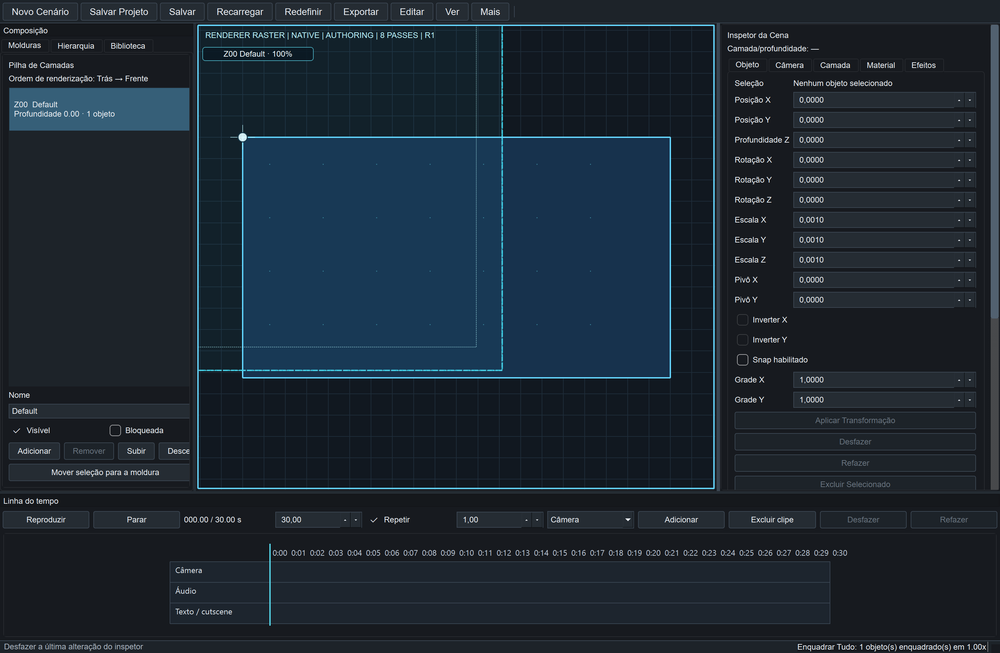
#> input picture artifacts/audit-post-e13-native-source-20260912-r4/captures/01-native-loaded.png, 1000 x 653 px, shrunk from 3000 x 1960 before the run
$ python generate_app_icon.py --source ../artifacts/audit-post-e13-native-source-20260912-r4/captures/01-native-loaded.png --destination out.png
#> lines starting #> are read from the running program, lines starting #| are printed output that depends on the picture
"""Generate the deterministic Windows icon from the approved PNG source."""

from __future__ import annotations

import argparse
from pathlib import Path

from PIL import Image, ImageOps

ICON_SIZES = (16, 32, 48, 64, 128, 256)


def build_icon(source: Path, destination: Path) -> None:
    """Crop transparent margins, preserve aspect ratio, and write a multi-size ICO."""

    image = Image.open(source).convert("RGBA")
    alpha_bbox = image.getchannel("A").getbbox()
#> alpha_bbox = (0, 0, 1000, 653)
    if alpha_bbox is None:
        raise ValueError("icon source has no visible pixels")
    image = image.crop(alpha_bbox)
    side = max(image.size)
#> side = 1000
    square = Image.new("RGBA", (side, side), (0, 0, 0, 0))
#> square: PIL image 1000x1000 RGBA; every value is 0
    square.paste(image, ((side - image.width) // 2, (side - image.height) // 2), image)
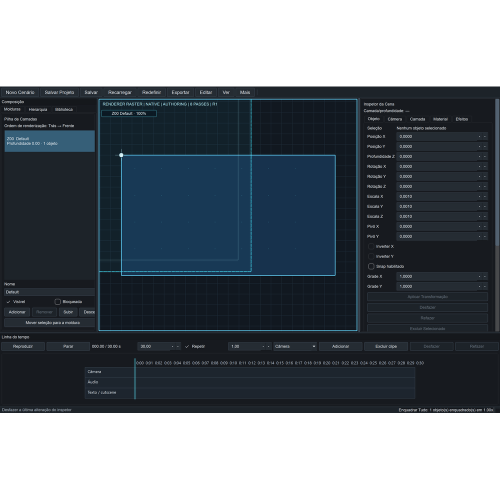
#> square: PIL image 1000x1000 RGBA (shown at 1/2 size); mean R, G, B, A 18.9, 26.3, 33.2, 166.5; transparent parts drawn white
    square = ImageOps.contain(square, (256, 256), Image.Resampling.LANCZOS)
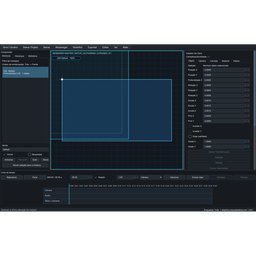
#> square: PIL image 256x256 RGBA; mean R, G, B, A 19, 26.9, 33.7, 166.5; transparent parts drawn white
    canvas = Image.new("RGBA", (256, 256), (0, 0, 0, 0))
#> canvas: PIL image 256x256 RGBA; every value is 0
    canvas.paste(
        square, ((256 - square.width) // 2, (256 - square.height) // 2), square
    )
    destination.parent.mkdir(parents=True, exist_ok=True)
    canvas.save(destination, format="ICO", sizes=[(size, size) for size in ICON_SIZES])


def main() -> int:
    parser = argparse.ArgumentParser()
    parser.add_argument("--source", type=Path, required=True)
    parser.add_argument("--destination", type=Path, required=True)
    args = parser.parse_args()
    build_icon(args.source.resolve(), args.destination.resolve())
    return 0


if __name__ == "__main__":
    raise SystemExit(main())
#> (the program exits here)

$ run again, on artifacts/audit-post-e13-native-source-20260912-r4/captures/05-native-timeline-seek.png
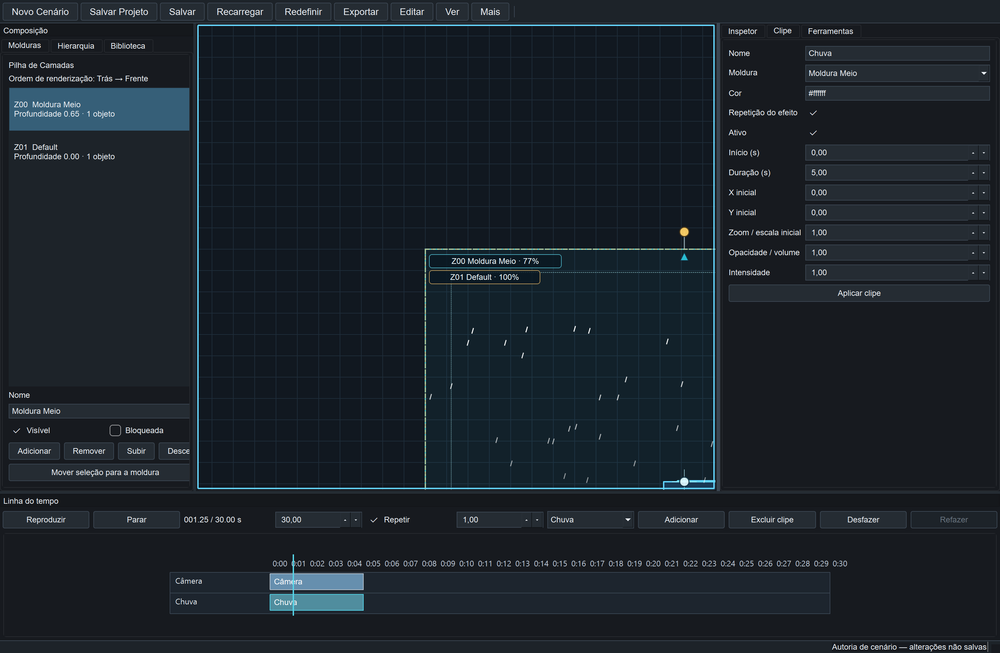
#> input picture artifacts/audit-post-e13-native-source-20260912-r4/captures/05-native-timeline-seek.png, 1000 x 653 px, shrunk from 3000 x 1960 before the run
#> alpha_bbox = (0, 0, 1000, 653)
#> in build_icon, `square.paste(image, ((side - image.width) // 2, (side - image.height) ..`:
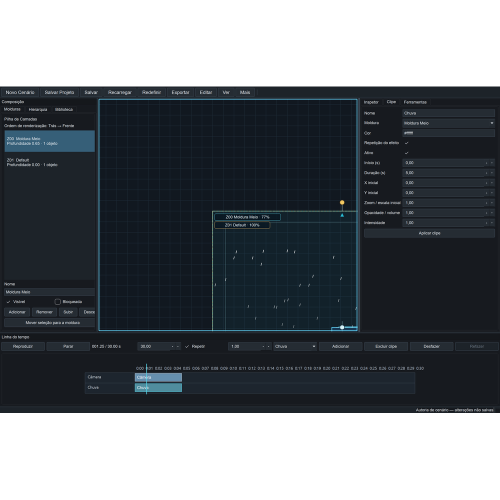
#> square: PIL image 1000x1000 RGBA (shown at 1/2 size); mean R, G, B, A 17.8, 22.8, 27.5, 166.5; transparent parts drawn white
#> in build_icon, `square = ImageOps.contain(square, (256, 256), Image.Resampling.LANCZOS)`:
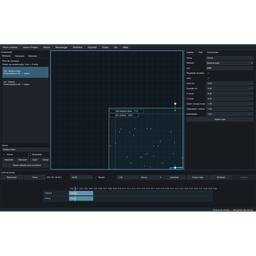
#> square: PIL image 256x256 RGBA; mean R, G, B, A 17.9, 23.3, 28, 166.5; transparent parts drawn white
